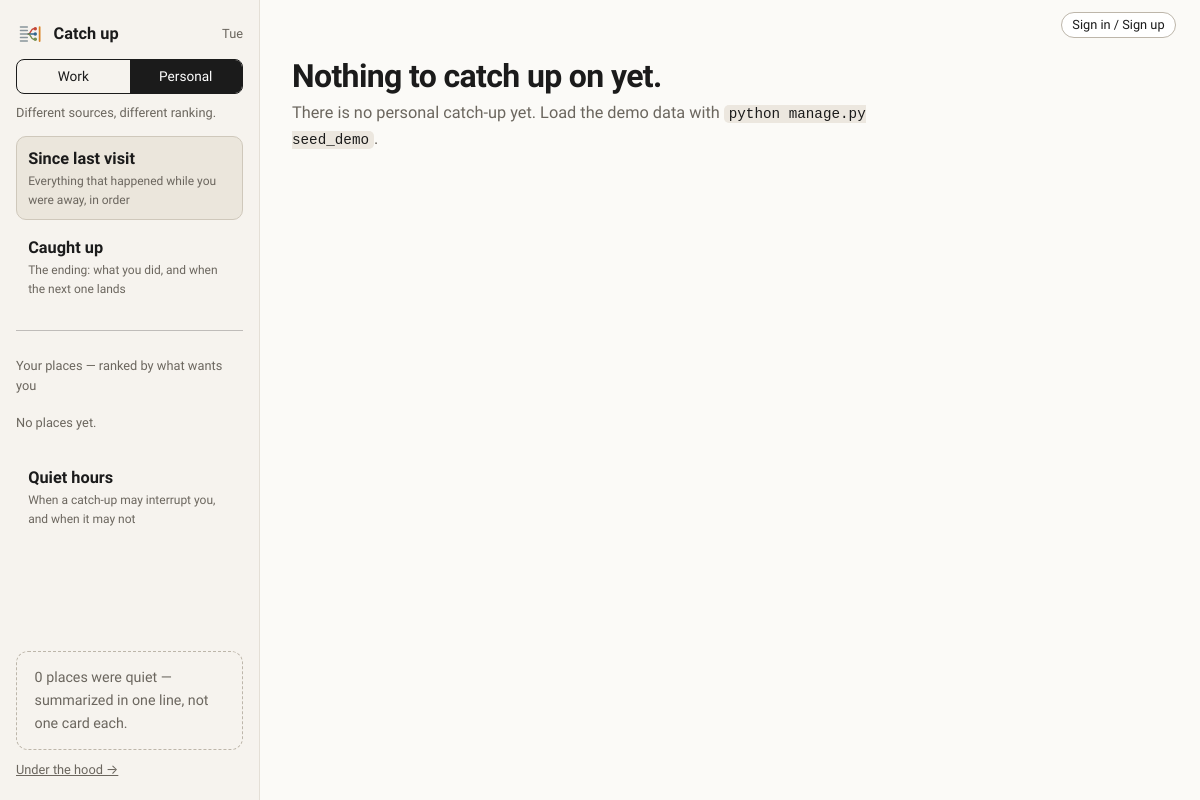
The page /personal/catchup/ (signed in) on the database as committed earlier.
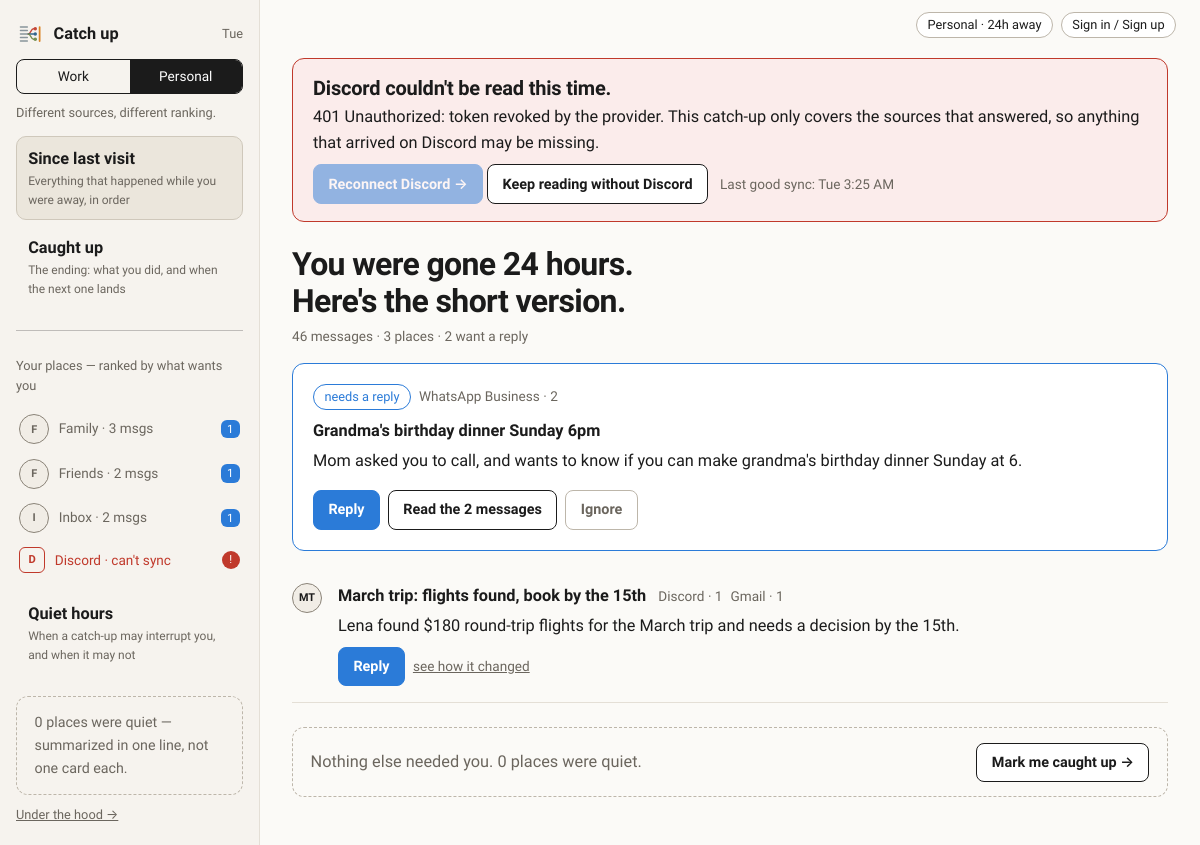
The same page on the database as committed later.
### unopsis/models.py (models this page shows, shortened)
class Connection(models.Model):
    class Status(models.TextChoices):
        CONNECTED = "connected", "Connected"
        ERROR = "error", "Error"
        REVOKED = "revoked", "Revoked"
    space = models.ForeignKey(Space, on_delete=models.CASCADE, related_name="connections")
    provider = models.CharField(max_length=32, choices=Provider.choices)
    external_account = models.CharField(
        max_length=254,
        help_text="Identifier at the provider, e.g. an address, workspace, or handle.",
    )
    display_name = models.CharField(max_length=120, blank=True)
    status = models.CharField(max_length=16, choices=Status.choices, default=Status.CONNECTED)
    read_only = models.BooleanField(default=True)
    token_ref = models.CharField(
        max_length=200, blank=True,
        help_text=(
            "Opaque pointer to credentials held in a secrets store. No token "
            "material is ever written to this table."
        ),
    )
    included_scopes = models.JSONField(
        default=list, blank=True,
        help_text=(
            'Which channels/labels/chats count, e.g. '
            '[{"id":"C08KJ21X","name":"#engineering","type":"channel"}]. '
            "Excluded scopes are simply absent."
        ),
    )
    last_synced_at = models.DateTimeField(null=True, blank=True)
    last_error = models.TextField(blank=True)
    class Meta:
        ordering = ["space", "provider", "external_account"]
        constraints = [
            models.UniqueConstraint(
                fields=["space", "provider", "external_account"],
                name="uniq_connection_per_space_provider_account",
            )
        ]

class Brief(models.Model):
    class Trigger(models.TextChoices):
        SCHEDULED = "scheduled", "Scheduled"
        ON_DEMAND = "on_demand", "On demand"
    class Status(models.TextChoices):
        BUILDING = "building", "Building"
        READY = "ready", "Ready"
        FAILED = "failed", "Failed"
    space = models.ForeignKey(Space, on_delete=models.CASCADE, related_name="briefs")
    window_start = models.DateTimeField()
    window_end = models.DateTimeField()
    trigger = models.CharField(max_length=16, choices=Trigger.choices)
    status = models.CharField(max_length=16, choices=Status.choices, default=Status.BUILDING)
    headline = models.CharField(
        max_length=200, blank=True,
        help_text='The one line at the top, e.g. "Three things need you before noon."',
    )
    message_count = models.PositiveIntegerField(default=0)
    topic_count = models.PositiveIntegerField(default=0)
    read_seconds = models.PositiveIntegerField(default=0, help_text="Estimated time to read.")
    steps = models.JSONField(
        default=list, blank=True,
        help_text=(
            'Generation progress for the waiting screen, e.g. '
            '[{"label":"Reading 212 messages","status":"done","ms":3100}].'
        ),
    )
    model_version = models.CharField(max_length=80, blank=True)
    generated_at = models.DateTimeField(null=True, blank=True)
    class Meta:
        ordering = ["-window_end"]
        constraints = [
            models.UniqueConstraint(
                fields=["space", "window_start", "window_end"],
                condition=Q(trigger="scheduled"),
                name="uniq_scheduled_brief_per_window",
            )
        ]

class BriefItem(models.Model):
    class Lane(models.TextChoices):
        NEEDS_YOU = "needs_you", "Needs you"
        MOVING = "moving", "Moving without you"
        FYI = "fyi", "FYI"
    class State(models.TextChoices):
        OPEN = "open", "Open"
        HANDLED = "handled", "Handled"
        SNOOZED = "snoozed", "Snoozed"
        DISMISSED = "dismissed", "Dismissed"
    brief = models.ForeignKey(Brief, on_delete=models.CASCADE, related_name="items")
    title = models.CharField(max_length=200, help_text="The subject this item is about.")
    messages = models.ManyToManyField(
        Message, related_name="brief_items", blank=True,
        help_text="The receipts: every message this item's summary rests on.",
    )
    primary_message = models.ForeignKey(
        Message,
        on_delete=models.SET_NULL,
        null=True, blank=True, related_name="lead_for_items",
    )
    lane = models.CharField(max_length=16, choices=Lane.choices)
    rank = models.PositiveIntegerField()
    summary = models.TextField()
    why = models.TextField(blank=True, help_text="Why this surfaced -- shown on demand.")
    deadline_at = models.DateTimeField(null=True, blank=True)
    state = models.CharField(max_length=16, choices=State.choices, default=State.OPEN)
    handled_at = models.DateTimeField(null=True, blank=True)
    snoozed_until = models.DateTimeField(null=True, blank=True)
    actions = models.JSONField(
        default=list, blank=True,
        help_text=(
            'Offered actions, e.g. '
            '[{"kind":"reply","label":"Reply to Prof. Ramirez","primary":true}].'
        ),
    )
    draft_body = models.TextField(blank=True, help_text="A reply composed but not yet sent.")
    draft_sent_at = models.DateTimeField(null=True, blank=True)
    open_count = models.PositiveIntegerField(default=0)
    feedback = models.SmallIntegerField(
        default=0, help_text="-1 thumbs down, 0 none, +1 thumbs up."
    )
    class Meta:
        ordering = ["lane", "rank"]
        constraints = [
            models.UniqueConstraint(fields=["brief", "lane", "rank"], name="uniq_slot_per_brief"),
            models.UniqueConstraint(fields=["brief", "title"], name="uniq_title_per_brief"),
        ]

### unopsis/app_views.py (the view)
# urls.py: path("personal/catchup/", app_views.personal_catchup, name="app-personal-catchup"),
@login_required
def personal_catchup(request):
    space, brief, now = _world(PERSONAL, request.user)
    needs = list(ui.lane_items(brief, NEEDS_YOU))
    for item in needs:
        item.chips = ui.source_chips(item)
        item.primary = ui.primary_action(item)
    place_rows = ui.places(space, brief)
    return _render_world(
        request, "unopsis/app/personal_catchup.html", PERSONAL, "since", space, brief, now,
        lead=needs[0] if needs else None,
        rest=needs[1:],
        want_reply=len(needs),
        hours=ui.window_hours(brief),
        place_count=len(place_rows),
        quiet_places=[p for p in place_rows if not p["wants_you"]],
        broken=_broken(space),
    )

### unopsis/app_urls.py (called while the page is built)
    def to_url(self, value):
        return value

### unopsis/app_views.py (called while the page is built)
def _world(kind, user):
    space = ui.current_space(kind, user)
    return space, ui.latest_brief(space), timezone.now()

def _render_world(request, template, kind, active, space, brief, now, **extra):
    context = {"active": active, "brief": brief, **ui.sidebar_context(kind, space, brief, now)}
    context.update(extra)
    return render(request, template, context)

def _broken(space):
    return list(space.connections.filter(status=Connection.Status.ERROR)) if space else []

### unopsis/templatetags/app_ui.py (called while the page is built)
@register.filter
def initials(name):
    parts = str(name or "").replace(".", " ").split()
    return "".join(part[0] for part in parts[:2]).upper() or "?"

@register.filter
def provider_letter(value):
    if value is None:
        return "·"
    label = value.get_provider_display() if hasattr(value, "get_provider_display") else str(value)
    return label[:1].upper() or "·"

### unopsis/ui.py (called while the page is built)
def current_space(kind, user):
    if user is None or not user.is_authenticated:
        return None
    return Space.objects.filter(kind=kind, user=user).order_by("pk").first()

### templates/unopsis/app/personal_catchup.html (shortened to what this page needs)
{% extends "unopsis/app/shell.html" %}
{% load app_ui %}
{% block rail %}{% include "unopsis/app/_rail_world.html" %}{% endblock %}
{% block rail_foot %}
  <p class="hint small mb-0">{{ quiet_places|length }} place{{ quiet_places|length|pluralize }} {{ quiet_places|length|pluralize:"was,were" }} quiet — summarized in one line, not one card each.</p>
{% endblock %}
{% block topbar %}{% if brief %}<span class="chip">Personal · {{ hours }}h away</span>{% endif %}{% endblock %}
{% block app_content %}
{% if not brief %}
  <h1 class="page-title">Nothing to catch up on yet.</h1>
  <p class="page-sub">There is no personal catch-up yet. Load the demo data with <code>python manage.py seed_demo</code>.</p>
{% else %}
  {% for connection in broken %}{% include "unopsis/app/_error_banner.html" %}{% endfor %}
  <h1 class="page-title">You were gone {{ hours }} hours.<br>Here's the short version.</h1>
  <p class="meta">{{ brief.message_count }} messages · {{ place_count }} place{{ place_count|pluralize }} · {{ want_reply }} want a reply</p>
  {% if lead %}
    <div class="app-card app-card--selected my-3">
      <p class="d-flex flex-wrap align-items-center gap-2 mb-2">
        <span class="chip chip--on">needs a reply</span>
        {% for chip in lead.chips %}<span class="meta">{{ chip.label }} · {{ chip.count }}</span>{% endfor %}
      </p>
      <p class="mb-1"><strong>{{ lead.title }}</strong></p>
      <p>{{ lead.summary }}</p>
      <div class="d-flex flex-wrap gap-2">
        <a class="btn-app btn-app--primary" href="{% url 'app-thread' 'personal' lead.pk %}">{{ lead.primary.label|default:"Reply in thread" }}</a>
        <a class="btn-app" href="{% url 'app-thread' 'personal' lead.pk %}?show=all">Read the {{ lead.messages.all|length }} message{{ lead.messages.all|length|pluralize }}</a>
        <form method="post" action="{% url 'app-item-action' lead.pk %}">{% csrf_token %}
          <button class="btn-app btn-app--quiet" type="submit">Ignore</button>
        </form>
      </div>
    </div>
  {% else %}
    <p class="hint my-3">Nothing wants a reply. <a href="{% url 'app-personal-caught-up' %}">See what you did</a>.</p>
  {% endif %}
  {% for item in rest %}
    <div class="d-flex gap-3 py-3" style="border-bottom: 1px solid var(--app-line)">
      <span class="avatar">{{ item.title|initials }}</span>
      <div>
        <p class="mb-1"><strong>{{ item.title }}</strong>
          {% for chip in item.chips %}<span class="meta ms-2">{{ chip.label }} · {{ chip.count }}</span>{% endfor %}</p>
        <p class="mb-2">{{ item.summary }}</p>
        <div class="d-flex flex-wrap gap-2">
          <form method="post" action="{% url 'app-item-action' item.pk %}">{% csrf_token %}
            <button class="btn-app btn-app--primary" type="submit" title="Marks this handled in Unopsis — nothing is sent anywhere">{{ item.primary.label|default:"Done" }}</button>
          </form>
          <a class="meta align-self-center" href="{% url 'app-thread' 'personal' item.pk %}">see how it changed</a>
        </div>
      </div>
    </div>
  {% endfor %}
  <div class="hint d-flex flex-wrap justify-content-between align-items-center gap-2 mt-4">
    <span>Nothing else needed you. {{ quiet_places|length }} place{{ quiet_places|length|pluralize }} {{ quiet_places|length|pluralize:"was,were" }} quiet.</span>
    <a class="btn-app" href="{% url 'app-personal-caught-up' %}">Mark me caught up →</a>
  </div>
{% endif %}
{% endblock %}

### templates/unopsis/app/_rail_world.html (shortened to what this page needs)
{% load static app_ui %}
<div class="rail-brand">
  <img class="rail-logo" src="{% static 'img/unopsis-logo.svg' %}" alt="">
  {% if world == 'work' %}Brief{% else %}Catch up{% endif %}
  <span class="rail-day">{{ today|date:"D" }}</span>
</div>
<nav class="segmented" aria-label="Switch world">
  <a href="{% url 'app-work-brief' %}" class="{% if world == 'work' %}is-on{% endif %}"
     {% if world == 'work' %}aria-current="page"{% endif %}>Work</a>
  <a href="{% url 'app-personal-catchup' %}" class="{% if world == 'personal' %}is-on{% endif %}"
     {% if world == 'personal' %}aria-current="page"{% endif %}>Personal</a>
</nav>
<p class="rail-note">{% if world == 'work' %}Two worlds, never blended into one summary.{% else %}Different sources, different ranking.{% endif %}</p>
{% if world == 'work' %}
  <a class="rail-link {% if active == 'brief' %}is-active{% endif %}" href="{% url 'app-work-brief' %}">
    <strong>Today's brief</strong><small>The one page: {{ needs_you_count }} thing{{ needs_you_count|pluralize }} ranked, in prose</small></a>
  <a class="rail-link {% if active == 'needs-you' %}is-active{% endif %}" href="{% url 'app-work-needs-you' %}">
    <strong>Needs you · {{ needs_you_count }}</strong><small>Open items only, one decision per screen</small></a>
  <a class="rail-link {% if active == 'threads' %}is-active{% endif %}"
     href="{% if first_needs_you %}{% url 'app-thread' 'work' first_needs_you.pk %}{% else %}{% url 'app-work-brief' %}{% endif %}">
    <strong>Threads</strong><small>A topic in full: chronology, receipts, draft reply</small></a>
  <a class="rail-link {% if active == 'handled' %}is-active{% endif %}" href="{% url 'app-work-handled' %}">
    <strong>Handled today</strong><small>What you closed, and what is still waiting</small></a>
  <hr>
  <p class="rail-label">Digesting — click to change</p>
  {% for row in connections %}
    <a class="rail-source {% if row.broken %}is-broken{% endif %}" href="{% url 'app-setup-scope' %}">
      <span class="tile">{{ row.connection|provider_letter }}</span>
      <span>{% if row.broken %}{{ row.connection.get_provider_display }} · can't sync{% else %}{{ row.label }}{% endif %}</span>
      {% if row.broken %}<span class="badge-alert" title="{{ row.connection.last_error }}">!</span>{% endif %}
    </a>
  {% empty %}
    <p class="rail-note">No sources yet. <a href="{% url 'app-setup-sources' %}">Connect one</a>.</p>
  {% endfor %}
  <a class="rail-link mt-2" href="{% url 'app-setup-tuning' %}">
    <strong>Tuning</strong><small>What counts as urgent, detail level, delivery times</small></a>
{% else %}
  <a class="rail-link {% if active == 'since' %}is-active{% endif %}" href="{% url 'app-personal-catchup' %}">
    <strong>Since last visit</strong><small>Everything that happened while you were away, in order</small></a>
  <a class="rail-link {% if active == 'caught-up' %}is-active{% endif %}" href="{% url 'app-personal-caught-up' %}">
    <strong>Caught up</strong><small>The ending: what you did, and when the next one lands</small></a>
  <hr>
  <p class="rail-label">Your places — ranked by what wants you</p>
  {% for place in places %}
    <div class="rail-source">
      <span class="avatar">{{ place.name|initials }}</span>
      <span>{{ place.name }} · {{ place.messages }} msg{{ place.messages|pluralize }}</span>
      {% if place.wants_you %}<span class="badge-count">{{ place.wants_you }}</span>{% endif %}
    </div>
  {% empty %}
    <p class="rail-note">No places yet.</p>
  {% endfor %}
  {% for row in connections %}{% if row.broken %}
    <div class="rail-source is-broken"><span class="tile">{{ row.connection|provider_letter }}</span>
      <span>{{ row.connection.get_provider_display }} · can't sync</span><span class="badge-alert">!</span></div>
  {% endif %}{% endfor %}
  <a class="rail-link mt-2" href="{% url 'app-setup-tuning' %}">
    <strong>Quiet hours</strong><small>When a catch-up may interrupt you, and when it may not</small></a>
{% endif %}

### templates/unopsis/app/_error_banner.html
<section class="banner mb-4" data-dismissable role="alert">
  <h2 class="h5 mb-1">{{ connection.get_provider_display }} couldn't be read this time.</h2>
  <p class="mb-2">
    {{ connection.last_error|default:"The provider refused the last sync." }}
    This {% if world == 'work' %}brief{% else %}catch-up{% endif %} only covers the sources that answered,
    so anything that arrived on {{ connection.get_provider_display }} may be missing.
  </p>
  <button type="button" class="btn-app btn-app--primary" disabled
          title="Reconnecting needs sign-in, which arrives in Assignment 5">Reconnect {{ connection.get_provider_display }} →</button>
  <button type="button" class="btn-app" data-dismiss>Keep reading without {{ connection.get_provider_display }}</button>
  <span class="meta ms-2">Last good sync: {{ connection.last_synced_at|date:"D g:i A"|default:"never" }}</span>
</section>

Rows that differ between the two databases and show on the page:
added Connection: connection|provider_letter "D", connection.provider "Discord", provider "Discord", last_error "401 Unauthorized: token revoked by the provider.", last_synced_at "Tue 3:25 AM"
added Brief: message_count "46"
added BriefItem: title "Grandma's birthday dinner Sunday 6pm", summary "Mom asked you to call, and wants to know if you can make grandma's birthday dinner Sunday at 6.", primary.label "Reply", messages.all|length "2"
added BriefItem: title|initials "MT", title "March trip: flights found, book by the 15th", label "Discord" "Gmail", count "1" "1", summary "Lena found $180 round-trip flights for the March trip and needs a decision by the 15th.", primary.label "Reply"
Other text that changed with them:
{{ hours }}: (not shown) → "24"
{{ place_count }}: (not shown) → "3"
{{ want_reply }}: (not shown) → "2"
{{ quiet_places|length }}: (not shown) → "0"
new list line: "F Family · 3 msg s 1"
new list line: "F Friends · 2 msg s 1"
new list line: "I Inbox · 2 msg s 1"
text no longer shown: "No places yet. Nothing to catch up on yet. There is no personal catch-up yet. Load the demo data with python manage.py seed_demo ."
text now shown: "Personal · h away You were gone hours. Here's the short version. messages · place · want a reply needs a reply Read the message Ignore Nothing else needed you. place quiet. Mark me caught up →"
new list line: "WhatsApp Business · 2"
